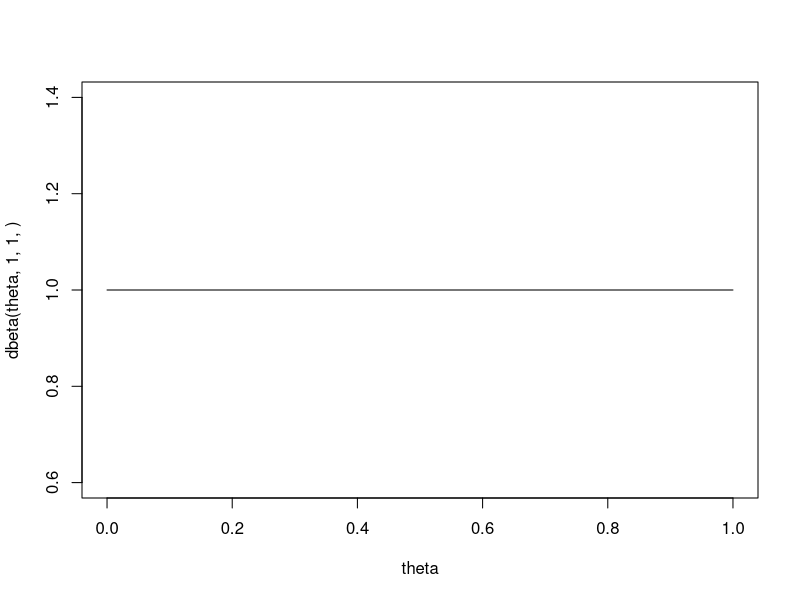
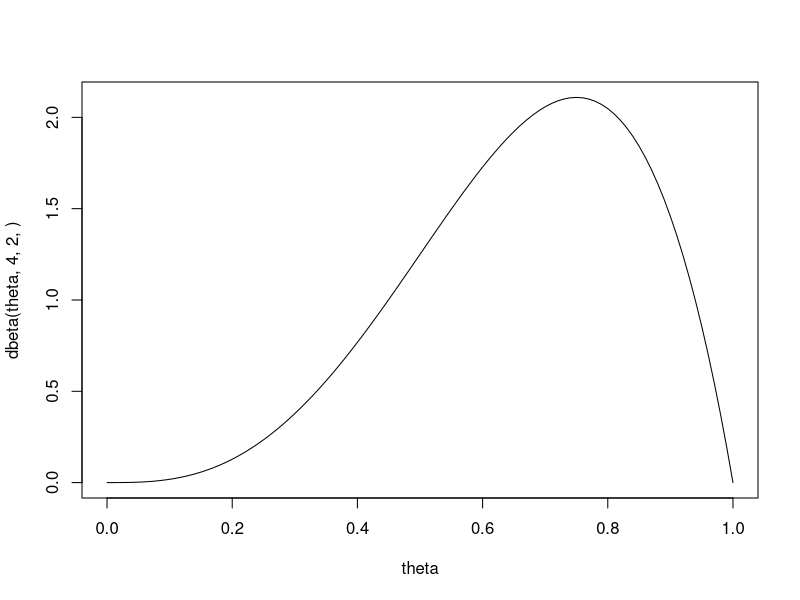
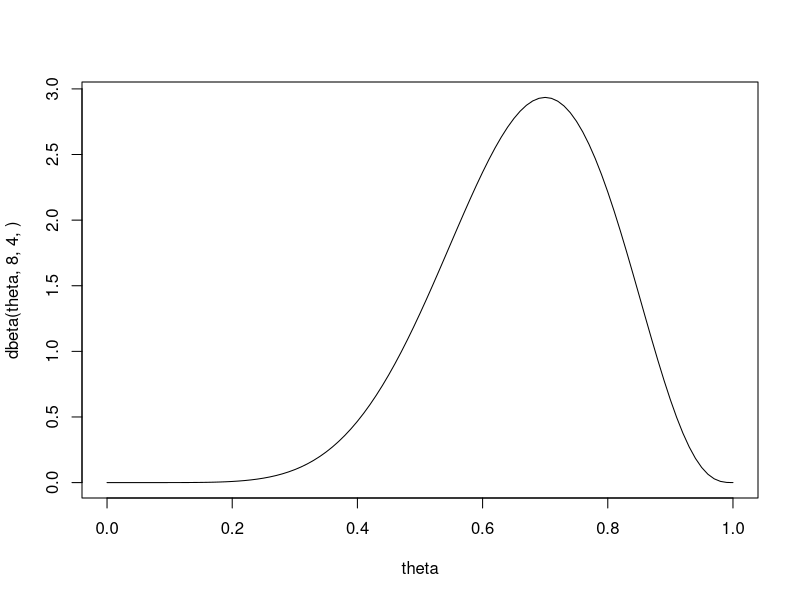
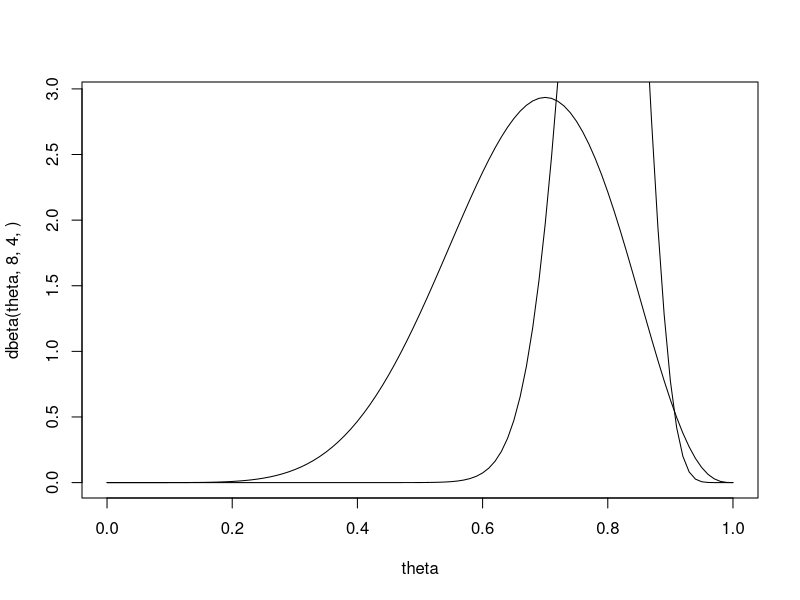
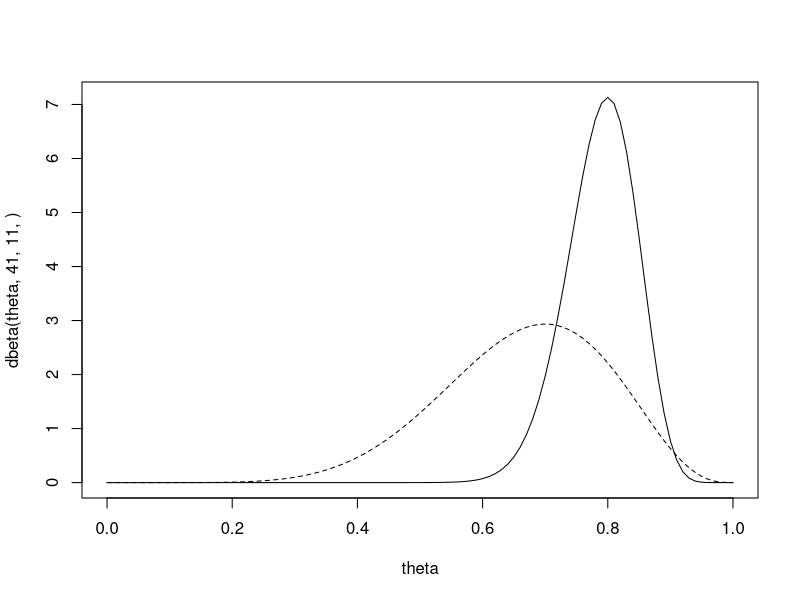
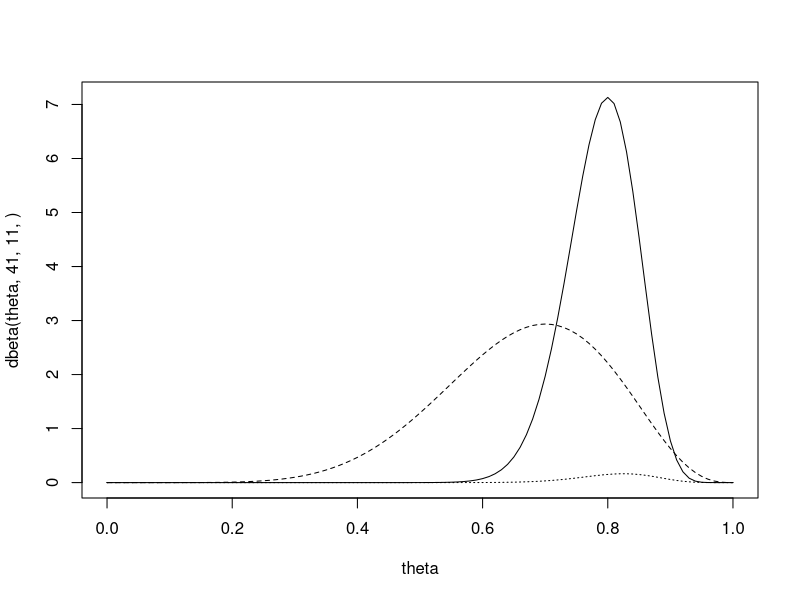
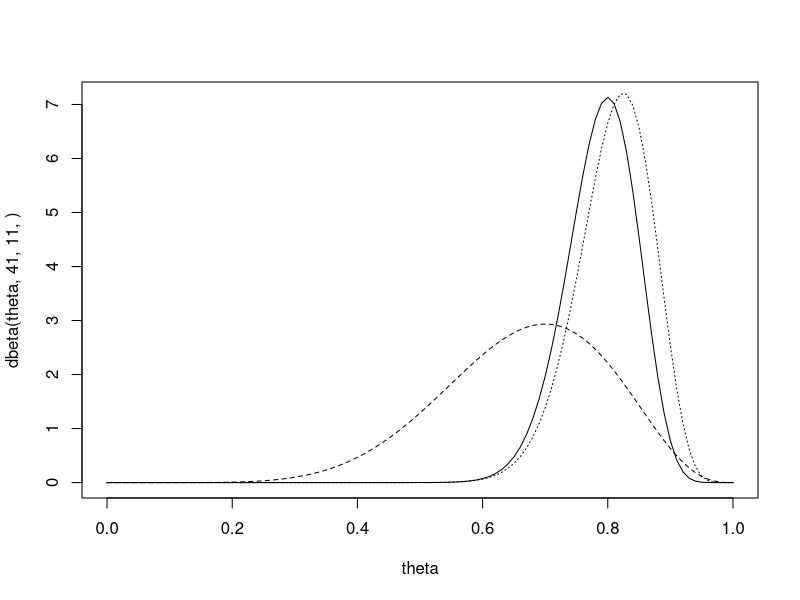
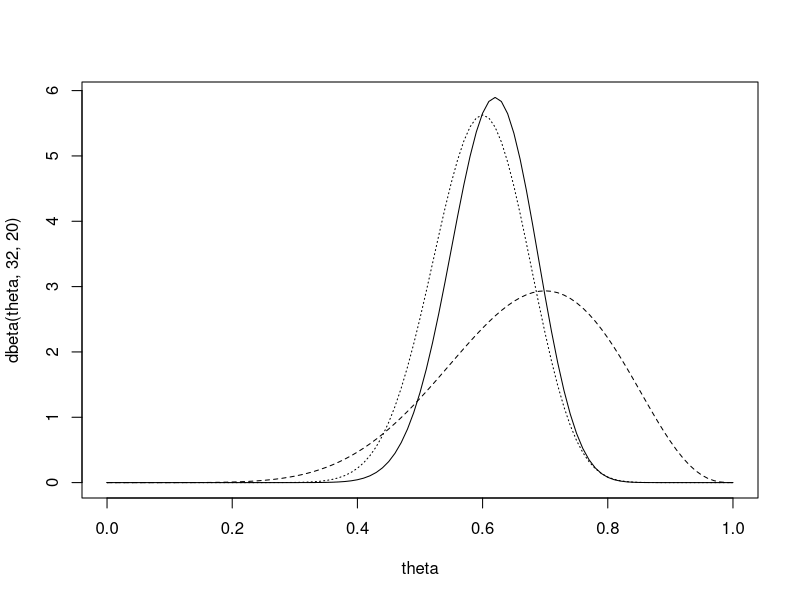

Write the R code that produced these figures, in order.
## ---- chunk 1
theta = seq(from=0, to=1, by=.01)
plot(theta, dbeta(theta, 1, 1,), type="l")
## ---- chunk 2
plot(theta, dbeta(theta, 4, 2,), type="l")
plot(theta, dbeta(theta, 8, 4,), type="l")
## ---- chunk 3
1-pbeta(.24, 8, 4)
1-pbeta(.5, 8, 4)
1-pbeta(.8, 8, 4)
## ---- chunk 4
41/41+11 #posterior mean
33/34 #Max liklihood
## ---- chunk 5
plot(theta, dbeta(theta, 8, 4,), type="l")
lines(theta, dbeta(theta, 41, 11))
## ---- chunk 6
plot(theta, dbeta(theta, 41, 11,), type="l")
lines(theta, dbeta(theta, 8, 4), lty=2)
## ---- chunk 7
plot(theta, dbeta(theta, 41, 11,), type="l")
lines(theta, dbeta(theta, 8, 4), lty=2)
lines(theta, dbinom(33, size=40, p=theta), lty=3)
## ---- chunk 8
plot(theta, dbeta(theta, 41, 11,), type="l")
lines(theta, dbeta(theta, 8, 4), lty=2)
lines(theta, 44*dbinom(33, size=40, p=theta), lty=3)
## ---- chunk 9
1-pbeta(.25, 41, 11)
1-pbeta(.5, 41, 11)
1-pbeta(.8, 41, 11)
## ---- chunk 10
qbeta(.025, 41, 11)
qbeta(.975, 41, 11)
## ---- chunk 11
32/(32+40) #postrior mean
24/40 #Max liklihood
## ---- chunk 12
plot(theta, dbeta(theta, 32, 20), type = "l")
lines(theta, dbeta(theta, 8, 4), lty=2)
lines(theta, 44*dbinom(24, size = 40, p=theta), lty=3)
## ---- chunk 13
1-pbeta(.25, 32, 20)
1-pbeta(.5, 32, 20)
1-pbeta(.8, 32, 20)
## ---- chunk 14
qbeta(0.25, 32, 20)
qbeta(.975, 32, 20)
## ---- chunk 15
theta1 <- rbeta(1000, 41, 11)
theta2 <- rbeta(1000, 32, 20)
mean(theta1 > theta2)
